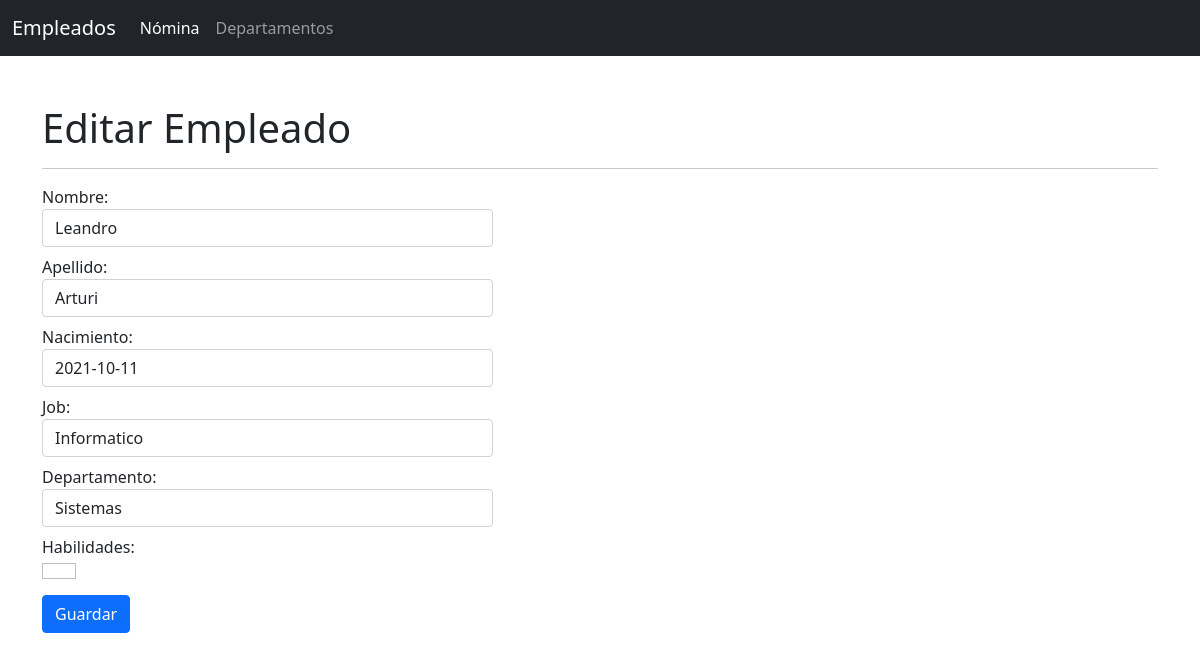
Screenshot of /update-empleado/1 with the database file from the repository.
### applications/persona/models.py (models this page shows, shortened)
class Empleado(models.Model):
    JOB_CHOICES = (
        ('0', 'Contador'),
        ('1', 'Administrador'),
        ('2', 'Informatico'),
        ('3', 'Economista'),
        ('4', 'Otro'),
    )
    first_name = models.CharField('Nombre', max_length=100)
    last_name = models.CharField('Apellido', max_length=100)
    fecha_nacimiento = models.DateField('Nacimiento')
    job = models.CharField('Puesto', max_length=50, choices=JOB_CHOICES)
    departamento = models.ForeignKey(Departamento, on_delete=models.CASCADE)
    habilidades = models.ManyToManyField(Habilidades)
    resumen = RichTextField()
    avatar = models.ImageField(upload_to='empleado', blank=True, null=True)

### applications/persona/views.py (the view)
class EmpleadoUpdateView(UpdateView):
    model = Empleado
    template_name = "persona/update.html"
    form_class = EmpleadoUpdateForm
    success_url = reverse_lazy('persona_app:empleados')

### applications/persona/forms.py
class EmpleadoUpdateForm(forms.ModelForm):
    class Meta:
        model = Empleado
        fields = (
            'first_name',
            'last_name',
            'fecha_nacimiento',
            'job',
            'departamento',
            'habilidades',
        )
        widgets = {
            'first_name': forms.TextInput(
                attrs={'class':'form-control mb-2'}
            ),
            'last_name': forms.TextInput(
                attrs={'class':'form-control mb-2'}
            ),
            'fecha_nacimiento': forms.DateInput(
                attrs={'class':'form-control mb-2'}
            ),
            'job': forms.Select(
                attrs={'class':'form-control mb-2'}
            ),
            'departamento': forms.Select(
                attrs={'class':'form-control mb-2'}
            ),
            'habilidades': forms.CheckboxSelectMultiple(
                attrs={'class':'form-check-input'}
            ),
        }

### applications/departamento/models.py (called while the page is built)
    def __str__(self):
        return self.name

### templates/persona/update.html (shortened to what this page needs)
{% extends 'base.html' %}
{% block content %}
{% include 'includes/header.html' %}
<div class="container">
    <div class="row mt-5">
        <div class="col-12">
            <h1 class="mb-3">Editar Empleado</h1>
            <hr>
        </div>
        <div class="col-md-5">
            <form method="POST">
                <label>Nombre:</label>
                {{ form.first_name }}
                <label>Apellido:</label>
                {{ form.last_name }}
                <label>Nacimiento:</label>
                {{ form.fecha_nacimiento }}
                <label>Job:</label>
                {{ form.job }}
                <label>Departamento:</label>
                {{ form.departamento }}
                <label>Habilidades:</label>
                {{ form.habilidades }}
                <button type="submit" class="btn btn-primary">Guardar</button>
            </form>
        </div>
    </div>
</div>
{% endblock content %}

### rows the page displays
Empleado: first_name "Leandro", last_name "Arturi", fecha_nacimiento "2021-10-11", job "Informatico", departamento "Sistemas"
